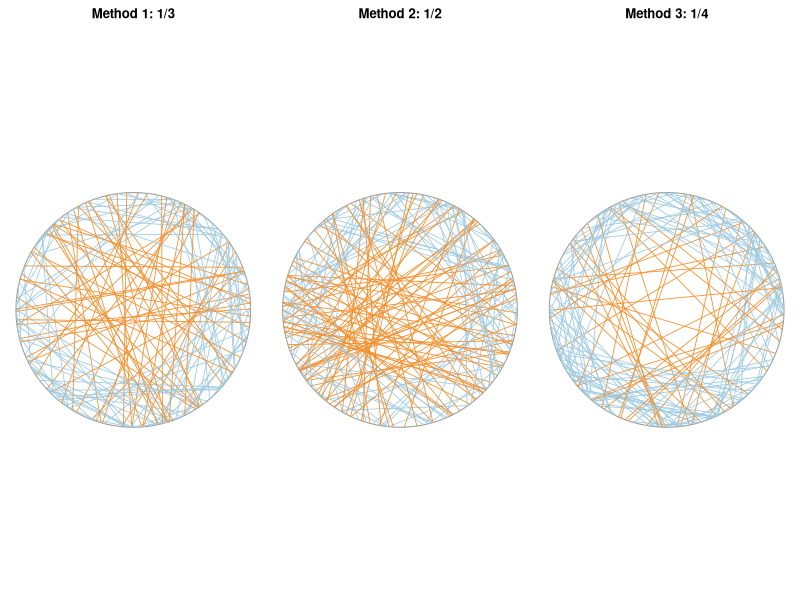

This chart was generated by the following R code:
## ---- chunk 1
#| label: setup
#| include: false
set.seed(2026)
# non-ASCII characters in output and plots under a "C" locale
invisible(Sys.setlocale("LC_CTYPE", "C.UTF-8"))
fmt <- function(x, d = 2) formatC(x, format = "f", digits = d, big.mark = ",")
pct <- function(x, d = 1) paste0(fmt(100 * x, d), "%")
## ---- chunk 2
#| label: three-methods
n <- 100000
# method 1: two uniform angles on the circumference
th <- abs(runif(n, 0, 2 * pi) - runif(n, 0, 2 * pi))
len1 <- 2 * sin(th / 2)
# method 2: distance from the centre uniform on [0, 1]
d2 <- runif(n)
len2 <- 2 * sqrt(1 - d2^2)
# method 3: midpoint uniform in the disc (r = sqrt(U))
d3 <- sqrt(runif(n))
len3 <- 2 * sqrt(1 - d3^2)
round(c(m1 = mean(len1 > sqrt(3)), m2 = mean(len2 > sqrt(3)), m3 = mean(len3 > sqrt(3))), 3)
## ---- chunk 3
#| label: chords-plot
#| fig-width: 9
#| fig-height: 3.4
#| fig-alt: "Three circles with 150 random chords each, one for each of Bertrand's methods. Chords longer than the side of the triangle are orange."
from_mid <- function(d, phi) cbind(phi - acos(d), phi + acos(d))
draw <- function(ends, title) {
  plot(NA, xlim = c(-1, 1), ylim = c(-1, 1), asp = 1, axes = FALSE, xlab = "", ylab = "", main = title)
  symbols(0, 0, circles = 1, inches = FALSE, add = TRUE, fg = "grey60")
  # chord length from the angle between the endpoints
  long <- 2 * abs(sin((ends[, 2] - ends[, 1]) / 2)) > sqrt(3)
  segments(cos(ends[, 1]), sin(ends[, 1]), cos(ends[, 2]), sin(ends[, 2]),
           col = ifelse(long, "#f28e2b", "#9ecae1"), lwd = 0.8)
}
m <- 150
par(mfrow = c(1, 3), mar = c(0.5, 0.5, 2, 0.5))
# method 1: the endpoints are two uniform angles
draw(cbind(runif(m, 0, 2 * pi), runif(m, 0, 2 * pi)), "Method 1: 1/3")
# methods 2 and 3: chord from the distance d and direction phi of its midpoint
draw(from_mid(runif(m), runif(m, 0, 2 * pi)), "Method 2: 1/2")
draw(from_mid(sqrt(runif(m)), runif(m, 0, 2 * pi)), "Method 3: 1/4")
